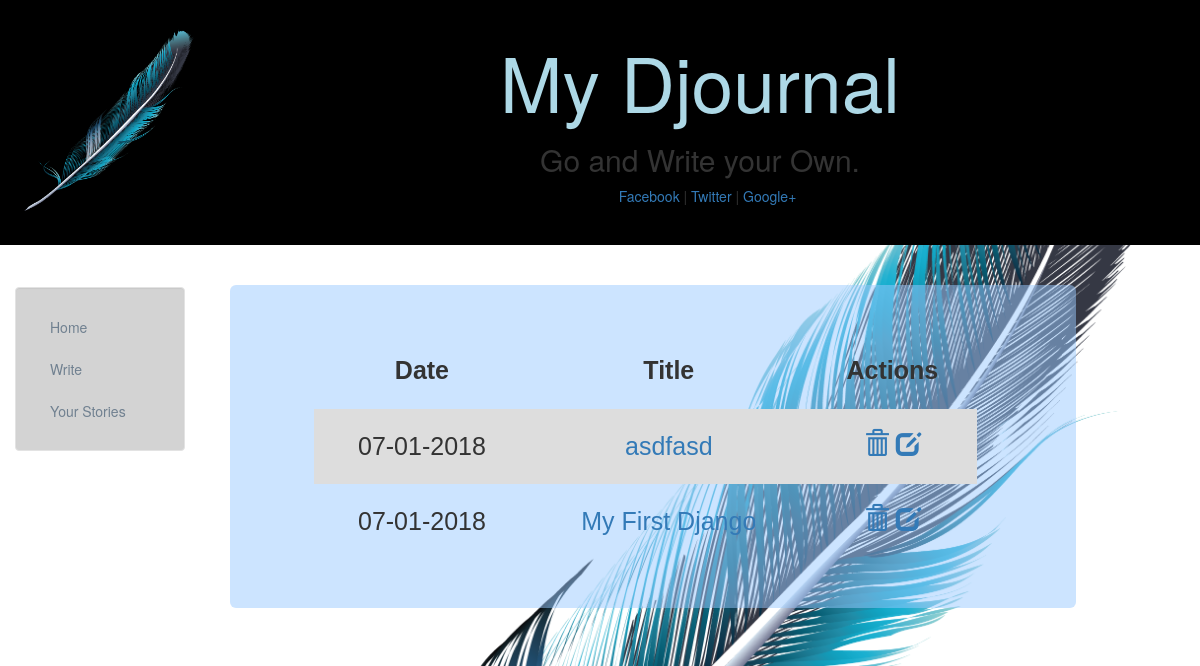
Before: /stories/ with the older database file.
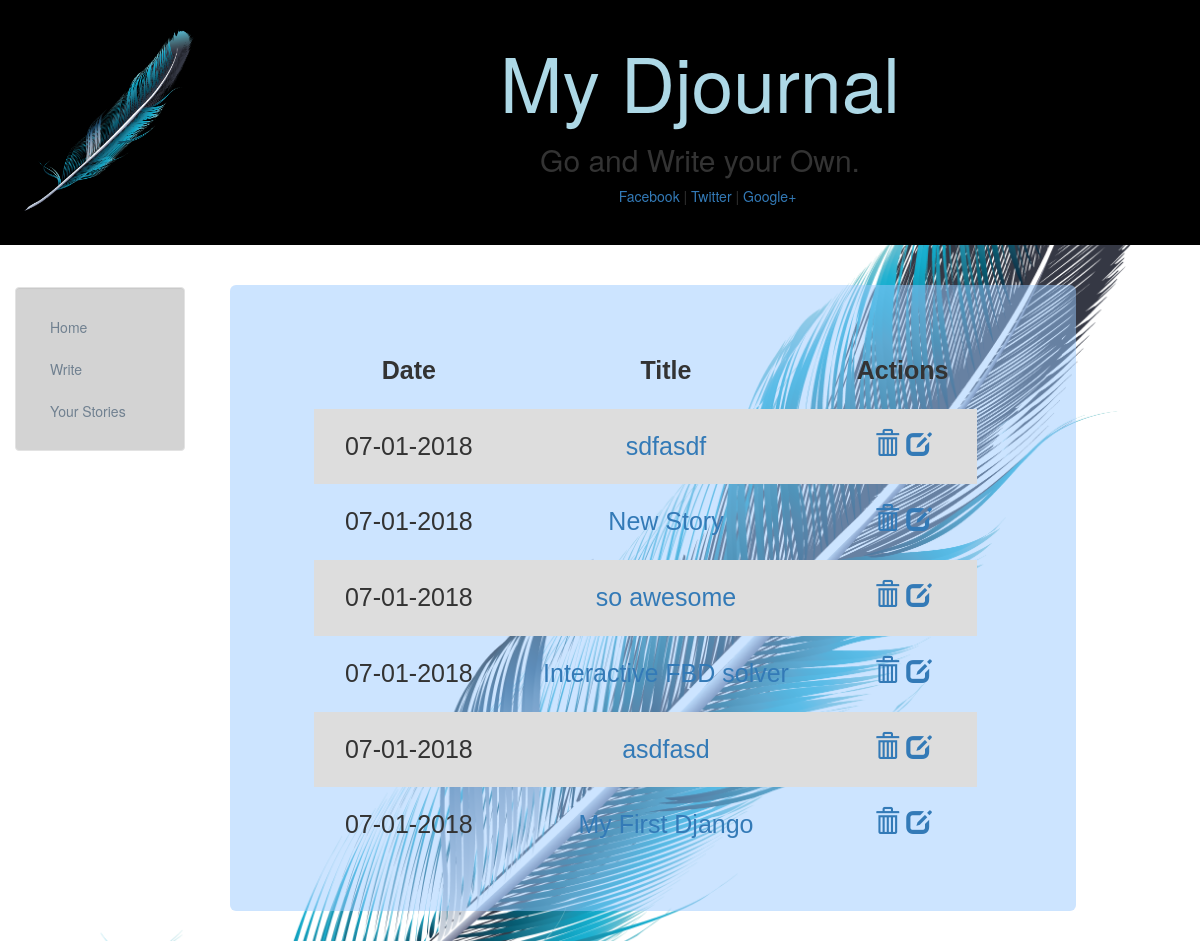
After: the same page with the newer database file.
### personal/models.py (models this page shows, shortened)
class Stories(models.Model):
	title = models.CharField(max_length=140)
	body = models.TextField()
	date = models.DateTimeField()

### personal/templates/personal/stories.html (shortened to what this page needs)
{% extends "personal/header.html" %}
{% block content %}
<div class="jumbotron"  style="margin-right: 10%; background:rgba(153, 202, 255,0.5);">
    <div class="row">
        <div class="col-lg-8 col-md-4 col-sm-4 col-xs-12 pad-50">
        	<div>
	        	<table>
	        		<tr>
	        			<th>Date</th>
	        			<th>Title</th>
	        			<th>Actions</th>
	        		</tr>
	        		{% for stories in object_list %}
					<tr>
						<td>{{stories.date|date:"m-d-Y "}}</td>
						<td><a href="/stories/{{stories.id}}">{{stories.title}}</a></td>
						<td>
							<a href="/delete/{{stories.id}}"><span class="glyphicon glyphicon-trash" aria-hidden="true"></span>
							</a>
							<a href="/update/{{stories.id}}"><span class="glyphicon glyphicon-edit" aria-hidden="true"></span> </a>
						</td>
					</tr>
					{% endfor %}
	        	</table>
        	</div>
        </div>
    </div>
</div>
{% endblock %}

### personal/templates/personal/header.html (shortened to what this page needs)
<!DOCTYPE html>
<html lang="en">
<head>
	{% load staticfiles %}
	<link rel="stylesheet" href="{% static 'personal/css/bootstrap.min.css' %}" type = "text/css"/>
</head>
<body class="body" style="background-image: url({% static 'personal/img/pluma.png' %});">
	<div class="container-fluid" style="min-height:95%; ">
		<div style="background-color: black;" class="row">
			  <div class="col-sm-2">
				  <br>
				  <center>
				  	<div class="square">
					    <img style="margin: 5%; margin-bottom: 20%" src="{% static 'personal/img/pluma.png' %}" >
					</div>
				  </center>
			  </div>
			  <div class="col-sm-10">
				  <br>
				  <center>
				  <h1 style="color: lightblue;font-size: 75px "> My Djournal </h1>
				  </center>
				  <center>
				  	<h2>Go and Write your Own.</h2>
					<div class="container-fluid" style='margin-left:15px'>
						<p><a href="https://www.facebook.com/mister.use1" target="blank">Facebook</a>  | <a href="https://twitter.com/machinima98" target="blank">Twitter</a> | <a href="https://plus.google.com/u/0/111217961936406104400" target="blank">Google+</a></p>
					</div>
				</center>
			  </div>
		</div>
		<div class="row">
		  <div class="col-sm-2">
		  <br>
		  <br>
			<div class="well bs-sidebar" id="sidebar" style="background-color: lightgray; margin-top: 2px;">
			  <ul class="nav nav-pills nav-stacked">
				<li><a href='/' style="color:  slategray;">Home</a></li>
				<li><a href='/write/' style="color:  slategray;">Write</a></li>
				<li><a href='/stories/' style="color:  slategray;">Your Stories</a></li>
			  </ul>
			</div>
		  </div>
		  <div class="col-sm-10">
			<div class='container-fluid'>
			<br><br>
			   {% block content %}
			   {% endblock %}
			</div>
		  </div>
		</div>
	</div>
</body>
</html>

### personal/templates/personal/header.html (style rules this page uses)
html, body { height:100% background-position: center; background-repeat: no-repeat; background-size: cover; }
img { max-width: 100%; max-height: 100%; }
.square { height: 100%x; width: 100%; }

### personal/templates/personal/stories.html (style rules this page uses)
table { font-family: arial, sans-serif; border-collapse: collapse; width: 140%; margin-left: 5%; }
td, th { text-align: center; font-size: 25px; padding: 20px; }
tr:nth-child(even) { background-color: #dddddd; }

Changed rows visible on the page:
added Stories: date "07-01-2018", title "sdfasdf"
added Stories: date "07-01-2018", title "New Story"
added Stories: date "07-01-2018", title "so awesome"
added Stories: date "07-01-2018", title "Interactive FBD solver"
